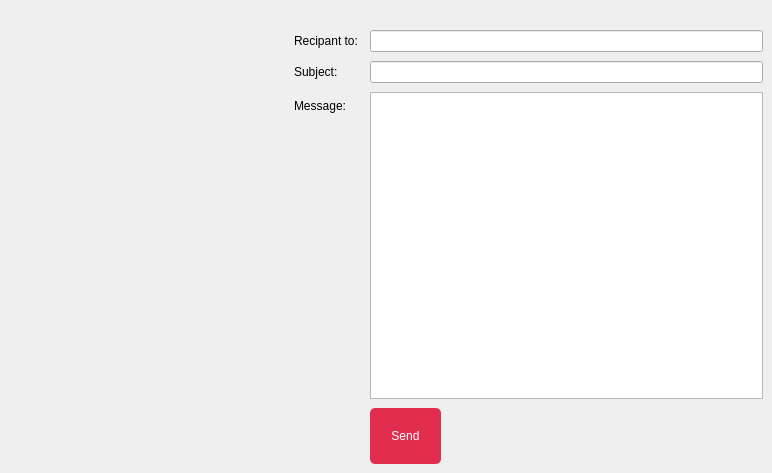
       <widget class="QWidget" name="tab_15">
        <attribute name="title">
         <string>Envoyez des e-mails</string>
        </attribute>
        <widget class="QPlainTextEdit" name="msg">
         <property name="geometry">
          <rect>
           <x>370</x>
           <y>92</y>
           <width>393</width>
           <height>307</height>
          </rect>
         </property>
        </widget>
        <widget class="QLineEdit" name="rcpt">
         <property name="geometry">
          <rect>
           <x>370</x>
           <y>30</y>
           <width>393</width>
           <height>22</height>
          </rect>
         </property>
        </widget>
        <widget class="QLabel" name="label_53">
         <property name="geometry">
          <rect>
           <x>294</x>
           <y>92</y>
           <width>55</width>
           <height>28</height>
          </rect>
         </property>
         <property name="text">
          <string>Message:</string>
         </property>
        </widget>
        <widget class="QLabel" name="label_51">
         <property name="geometry">
          <rect>
           <x>294</x>
           <y>30</y>
           <width>69</width>
           <height>22</height>
          </rect>
         </property>
         <property name="text">
          <string>Recipant to:</string>
         </property>
        </widget>
        <widget class="QLabel" name="label_52">
         <property name="geometry">
          <rect>
           <x>294</x>
           <y>61</y>
           <width>48</width>
           <height>22</height>
          </rect>
         </property>
         <property name="text">
          <string>Subject:</string>
         </property>
        </widget>
        <widget class="QLineEdit" name="subject">
         <property name="geometry">
          <rect>
           <x>370</x>
           <y>61</y>
           <width>393</width>
           <height>22</height>
          </rect>
         </property>
        </widget>
        <widget class="QPushButton" name="mail">
         <property name="geometry">
          <rect>
           <x>370</x>
           <y>408</y>
           <width>71</width>
           <height>56</height>
          </rect>
         </property>
         <property name="styleSheet">
          <string notr="true">QPushButton {
padding: 1px;
border-style: solid;
border: 2px solid gray;
border-radius: 8px;
background-color: rgb(143, 143, 143);
border:2px solid #000;
}
QPushButton {
     color: #fff !important;
text-transform: uppercase;
text-decoration: none;
background: #e12d4e;
padding: 20px;
border-radius: 5px;
display: inline-block;
border: none;
transition: all 0.4s ease 0s;
 }
 QPushButton:hover {
     background: #434343;
letter-spacing: 1px;
-webkit-box-shadow: 0px 5px 40px -10px rgba(0,0,0,0.57);
-moz-box-shadow: 0px 5px 40px -10px rgba(0,0,0,0.57);
box-shadow: 5px 40px -10px rgba(0,0,0,0.57);
transition: all 0.4s ease 0s;
 }</string>
         </property>
         <property name="text">
          <string>Send</string>
         </property>
        </widget>
       </widget>
